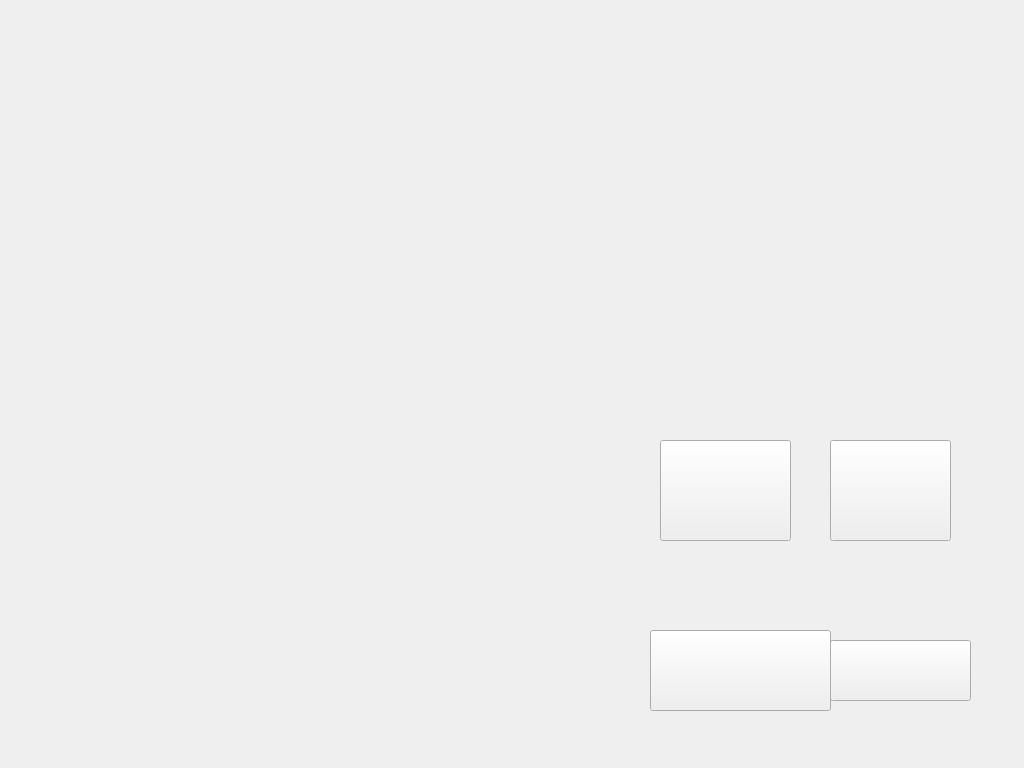
<?xml version="1.0" encoding="UTF-8"?>
<ui version="4.0">
 <class>HeartRateScreen</class>
 <widget class="QWidget" name="HeartRateScreen">
  <property name="geometry">
   <rect>
    <x>0</x>
    <y>0</y>
    <width>1024</width>
    <height>768</height>
   </rect>
  </property>
  <property name="windowTitle">
   <string>Form</string>
  </property>
  <property name="styleSheet">
   <string notr="true">QWidget[objectName|=&quot;invisibleButton&quot;]{border: none; }</string>
  </property>
  <widget class="QLabel" name="backgroundLabel">
   <property name="geometry">
    <rect>
     <x>0</x>
     <y>0</y>
     <width>1024</width>
     <height>768</height>
    </rect>
   </property>
   <property name="styleSheet">
    <string notr="true"/>
   </property>
   <property name="text">
    <string/>
   </property>
   <property name="pixmap">
    <pixmap resource="images.qrc">:/images/images/heart_rate_background.png</pixmap>
   </property>
  </widget>
  <widget class="QLabel" name="constantSelectedLabel">
   <property name="geometry">
    <rect>
     <x>693</x>
     <y>478</y>
     <width>61</width>
     <height>61</height>
    </rect>
   </property>
   <property name="text">
    <string/>
   </property>
   <property name="pixmap">
    <pixmap resource="images.qrc">:/images/images/RadioButton_Selected.png</pixmap>
   </property>
  </widget>
  <widget class="QLabel" name="dynamicSelectedLabel">
   <property name="geometry">
    <rect>
     <x>860</x>
     <y>478</y>
     <width>61</width>
     <height>61</height>
    </rect>
   </property>
   <property name="text">
    <string/>
   </property>
   <property name="pixmap">
    <pixmap resource="images.qrc">:/images/images/RadioButton_Selected.png</pixmap>
   </property>
  </widget>
  <widget class="QPushButton" name="invisibleButton_3">
   <property name="geometry">
    <rect>
     <x>660</x>
     <y>440</y>
     <width>131</width>
     <height>101</height>
    </rect>
   </property>
   <property name="text">
    <string/>
   </property>
  </widget>
  <widget class="QPushButton" name="invisibleButton_4">
   <property name="geometry">
    <rect>
     <x>830</x>
     <y>440</y>
     <width>121</width>
     <height>101</height>
    </rect>
   </property>
   <property name="text">
    <string/>
   </property>
  </widget>
  <widget class="QPushButton" name="invisibleButton_5">
   <property name="geometry">
    <rect>
     <x>830</x>
     <y>640</y>
     <width>141</width>
     <height>61</height>
    </rect>
   </property>
   <property name="text">
    <string/>
   </property>
  </widget>
  <widget class="QPushButton" name="invisibleButton_6">
   <property name="geometry">
    <rect>
     <x>650</x>
     <y>630</y>
     <width>181</width>
     <height>81</height>
    </rect>
   </property>
   <property name="text">
    <string/>
   </property>
  </widget>
 </widget>
 <resources>
  <include location="images.qrc"/>
 </resources>
 <connections/>
</ui>
